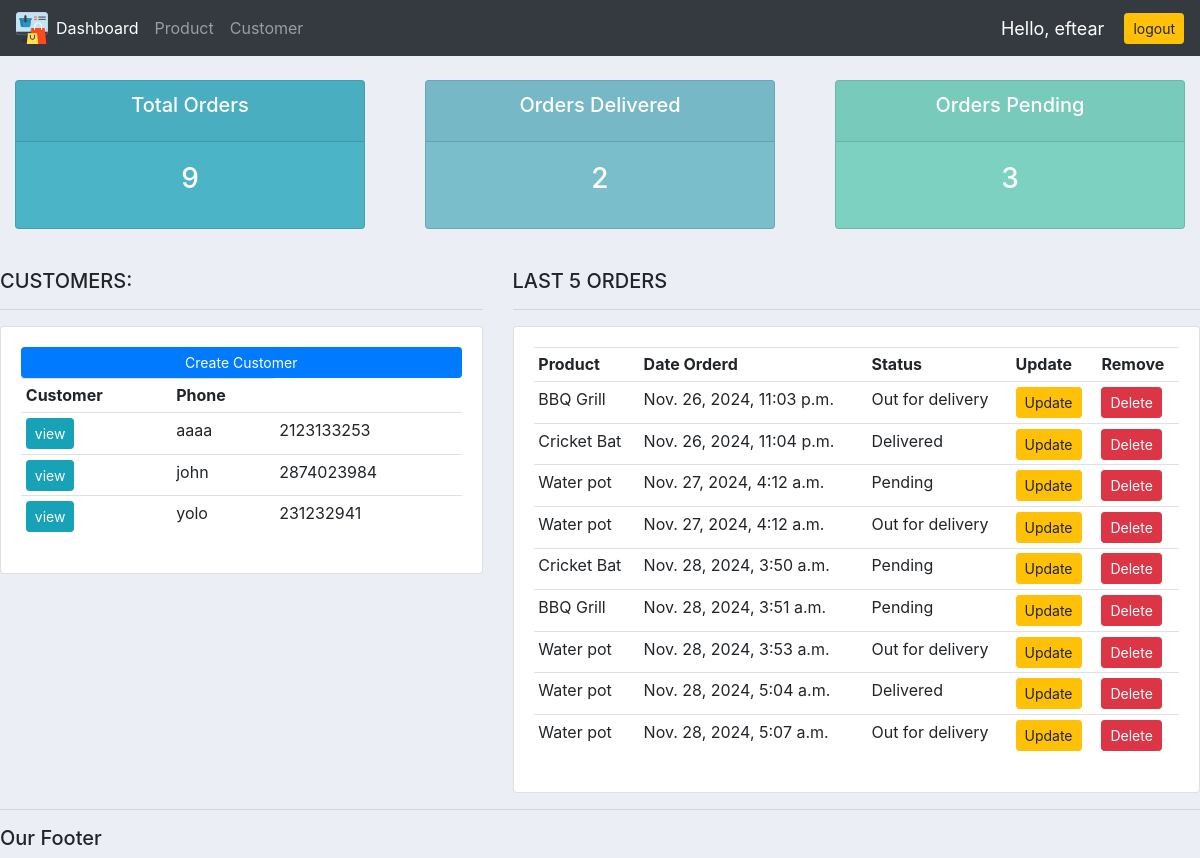
The app's page / (signed in) with its own data.
### accounts/models.py (models this page shows, shortened)
class Customer(models.Model):
    name = models.CharField(max_length=200, null=True)
    phone = models.CharField(max_length=200, null=True)
    email = models.CharField(max_length=200, null=True)
    date_created = models.DateTimeField(auto_now_add=True, null=True)

class Order(models.Model):
    STATUS = (
			('Pending', 'Pending'),
			('Out for delivery', 'Out for delivery'),
			('Delivered', 'Delivered'),
			)
    Customer = models.ForeignKey(Customer, null=True, on_delete=models.SET_NULL)
    Product = models.ForeignKey(Product, null=True, on_delete=models.SET_NULL)
    date_created = models.DateTimeField(auto_now_add=True, null=True)
    status = models.CharField(max_length=200, null=True, choices=STATUS)

class Product(models.Model):
    CATEGORY = (
        ('Indoor', 'Indoor'),
        ('Out Door', 'Out Door'),
        )
    name = models.CharField(max_length=200, null=True)
    price = models.FloatField(null=True)
    category = models.CharField(max_length=200, null=True, choices=CATEGORY)
    description = models.CharField(max_length=200, null=True)
    date_created = models.DateTimeField(auto_now_add=True, null=True)
    tags = models.ManyToManyField(Tag)
    def __str__(self):
        return self.name

### accounts/views.py (the view)
# urls.py: path('', views.home,name="home"),
@login_required(login_url='login')
def home(request):
    orders = Order.objects.all()
    customers = Customer.objects.all()
    total_customers = customers.count()
    total_orders = orders.count()
    delivered = orders.filter(status='Delivered').count()
    pending = orders.filter(status='Pending').count()
    context = {'orders':orders, 'customers':customers,
               'total_customers':total_customers, 'total_orders': total_orders,
               'delivered':delivered,'pending':pending}
    return render(request, 'accounts/dashboard.html',context)

### accounts/templates/accounts/dashboard.html
{%  extends 'accounts/main.html' %}
{% block content %}
{%  include 'accounts/status.html' %}
<br>
<div class="row">
	<div class="col-md-5">
		<h5>CUSTOMERS:</h5>
		<hr>
		<div class="card card-body">
			<a class="btn btn-primary  btn-sm btn-block" href="">Create Customer</a>
			<table class="table table-sm">
				<tr>
					<th>Customer</th>
					<th>Phone</th>
				</tr>
				{% for customers in customers %}
					<tr>
						<td><a class="btn btn-sm btn-info" href="{% url 'customer' customers.id %}">view</a></td>
						<td>{{customers.name}}</td>
						<td>{{customers.phone}}</td>
					</tr>
				{% endfor %}
			</table>
		</div>
	</div>
	<div class="col-md-7">
		<h5>LAST 5 ORDERS</h5>
		<hr>
		<div class="card card-body">
			<table class="table table-sm">
				<tr>
					<th>Product</th>
					<th>Date Orderd</th>
					<th>Status</th>
					<th>Update</th>
					<th>Remove</th>
				</tr>
				{% for orders in orders %}
					<tr>
						<td>{{orders.Product}}</td>
						<td>{{orders.date_created}}</td>
						<td>{{orders.status}}</td>
						<td><a class="btn btn-sm btn-warning" href="{% url 'update_order' orders.id %}">Update</a></td>
						<td><a class="btn btn-sm btn-danger" href="{% url 'delete_order' orders.id %}">Delete</a></td>
					</tr>
				{% endfor %}
			</table>
		</div>
	</div>
</div>
{% endblock %}

### accounts/templates/accounts/main.html (shortened to what this page needs)
{% load static %}
<!DOCTYPE html>
<html>
<head>
    <link rel="stylesheet" href="https://cdn.jsdelivr.net/npm/bootstrap@4.4.1/dist/css/bootstrap.min.css">
    <link rel="stylesheet" type="text/css" href="{% static 'css/main.css' %}">
</head>
<body>
    {% include 'accounts/navbar.html' %}
    {% block content %}
    {% endblock %}
    <hr>
    <h5>Our Footer</h5>
</body>
</html>

### accounts/templates/accounts/navbar.html (shortened to what this page needs)
{% load static %}
<nav class="navbar navbar-expand-lg navbar-dark bg-dark">
    <img src="{% static 'images/shopping.png' %}">
    <div class="collapse navbar-collapse" id="navbarNav">
      <ul class="navbar-nav">
        <li class="nav-item active">
          <a class="nav-link" href="{% url 'home' %}">Dashboard</a>
        </li>
        <li class="nav-item">
          <a class="nav-link" href="{% url 'products' %}">Product</a>
        </li>
        <li class="nav-item">
            <a class="nav-link" href="#">Customer</a>
        </li>
      </ul>
    </div>
    <span class="hello-msg">Hello, {{request.user}} </span>
    <span><a class="btn btn-sm btn-warning" href="{% url 'logout' %}">logout</a></span>
  </nav>

### accounts/templates/accounts/status.html
<br>
<div class="row">
 <div class="col">
  <div class="col-md">
   <div class="card text-center text-white  mb-3" id="total-orders">
      <div class="card-header">
       <h5 class="card-title">Total Orders</h5>
      </div>
      <div class="card-body">
        <h3 class="card-title">{{total_orders}}</h3>
      </div>
   </div>
  </div>
 </div>
 <div class="col">
  <div class="col-md">
   <div class="card text-center text-white  mb-3" id="orders-delivered">
      <div class="card-header">
       <h5 class="card-title">Orders Delivered</h5>
      </div>
      <div class="card-body">
        <h3 class="card-title">{{delivered}}</h3>
      </div>
   </div>
  </div>
 </div>
 <div class="col">
  <div class="col-md">
   <div class="card text-center text-white  mb-3" id="orders-pending">
      <div class="card-header">
       <h5 class="card-title">Orders Pending</h5>
      </div>
      <div class="card-body">
        <h3 class="card-title">{{pending}}</h3>
      </div>
   </div>
  </div>
 </div>
</div>

### static/css/main.css (style rules this page uses)
body { background-color: #ebeff5; }
#total-orders { background-color: #4cb4c7; }
#orders-delivered { background-color: #7abecc; }
#orders-pending { background-color: #7CD1C0; }

### accounts/templates/accounts/navbar.html (style rules this page uses)
.hello-msg { font-size: 18px; color: #fff; margin-right: 20px; }

### records on screen
Customer: name "aaaa", phone "2123133253"
Customer: name "john", phone "2874023984"
Customer: name "yolo", phone "231232941"
Order: Product "BBQ Grill", date_created "Nov. 26, 2024, 11:03 p.m.", status "Out for delivery"
Order: Product "Cricket Bat", date_created "Nov. 26, 2024, 11:04 p.m.", status "Delivered"
Order: Product "Water pot", date_created "Nov. 27, 2024, 4:12 a.m.", status "Pending"
Order: Product "Water pot", date_created "Nov. 27, 2024, 4:12 a.m.", status "Out for delivery"
Order: Product "Cricket Bat", date_created "Nov. 28, 2024, 3:50 a.m.", status "Pending"
Order: Product "BBQ Grill", date_created "Nov. 28, 2024, 3:51 a.m.", status "Pending"
Order: Product "Water pot", date_created "Nov. 28, 2024, 3:53 a.m.", status "Out for delivery"
Order: Product "Water pot", date_created "Nov. 28, 2024, 5:04 a.m.", status "Delivered"
Order: Product "Water pot", date_created "Nov. 28, 2024, 5:07 a.m.", status "Out for delivery"

### other values on screen
{{ request.user }} "eftear"
{{ total_orders }} "9"
{{ delivered }} "2"
{{ pending }} "3"
